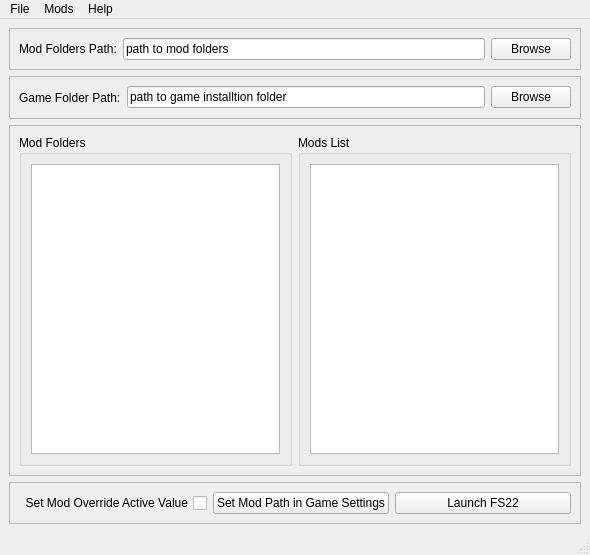
<?xml version="1.0" encoding="UTF-8"?>
<ui version="4.0">
 <class>MainWindow</class>
 <widget class="QMainWindow" name="MainWindow">
  <property name="geometry">
   <rect>
    <x>0</x>
    <y>0</y>
    <width>590</width>
    <height>555</height>
   </rect>
  </property>
  <property name="windowTitle">
   <string>FS Mods Path Editor</string>
  </property>
  <property name="windowIcon">
   <iconset>
    <normaloff>icon/icon_16x16.gif</normaloff>icon/icon_16x16.gif</iconset>
  </property>
  <widget class="QWidget" name="centralwidget">
   <layout class="QVBoxLayout" name="verticalLayout">
    <item>
     <widget class="QFrame" name="fmeModFolders">
      <property name="frameShape">
       <enum>QFrame::StyledPanel</enum>
      </property>
      <property name="frameShadow">
       <enum>QFrame::Raised</enum>
      </property>
      <layout class="QHBoxLayout" name="horizontalLayout_2">
       <item>
        <widget class="QLabel" name="lblModFolders">
         <property name="text">
          <string>Mod Folders Path:</string>
         </property>
        </widget>
       </item>
       <item>
        <widget class="QLineEdit" name="txtModFolders">
         <property name="text">
          <string>path to mod folders</string>
         </property>
         <property name="readOnly">
          <bool>true</bool>
         </property>
        </widget>
       </item>
       <item>
        <widget class="QPushButton" name="btnBrowseModPath">
         <property name="text">
          <string>Browse</string>
         </property>
        </widget>
       </item>
      </layout>
     </widget>
    </item>
    <item>
     <widget class="QFrame" name="fmeGamePath">
      <property name="minimumSize">
       <size>
        <width>0</width>
        <height>43</height>
       </size>
      </property>
      <property name="frameShape">
       <enum>QFrame::StyledPanel</enum>
      </property>
      <property name="frameShadow">
       <enum>QFrame::Raised</enum>
      </property>
      <layout class="QHBoxLayout" name="horizontalLayout_3">
       <item>
        <widget class="QLabel" name="lblGamePath">
         <property name="text">
          <string>Game Folder Path:</string>
         </property>
        </widget>
       </item>
       <item>
        <widget class="QLineEdit" name="txtGamePath">
         <property name="text">
          <string>path to game installtion folder</string>
         </property>
         <property name="readOnly">
          <bool>true</bool>
         </property>
        </widget>
       </item>
       <item>
        <widget class="QPushButton" name="btnBrowseGamePath">
         <property name="text">
          <string>Browse</string>
         </property>
        </widget>
       </item>
      </layout>
     </widget>
    </item>
    <item>
     <widget class="QFrame" name="fmeLists">
      <property name="frameShape">
       <enum>QFrame::StyledPanel</enum>
      </property>
      <property name="frameShadow">
       <enum>QFrame::Raised</enum>
      </property>
      <layout class="QHBoxLayout" name="horizontalLayout">
       <item>
        <widget class="QGroupBox" name="grpModFolders">
         <property name="sizePolicy">
          <sizepolicy hsizetype="Maximum" vsizetype="Preferred">
           <horstretch>0</horstretch>
           <verstretch>0</verstretch>
          </sizepolicy>
         </property>
         <property name="title">
          <string>Mod Folders</string>
         </property>
         <layout class="QVBoxLayout" name="verticalLayout_2">
          <item>
           <widget class="QListWidget" name="lstModFolders">
            <property name="font">
             <font>
              <family>Courier New</family>
             </font>
            </property>
            <property name="contextMenuPolicy">
             <enum>Qt::CustomContextMenu</enum>
            </property>
            <property name="acceptDrops">
             <bool>false</bool>
            </property>
            <property name="dragEnabled">
             <bool>false</bool>
            </property>
            <property name="dragDropMode">
             <enum>QAbstractItemView::InternalMove</enum>
            </property>
           </widget>
          </item>
         </layout>
        </widget>
       </item>
       <item>
        <widget class="QGroupBox" name="grpModsList">
         <property name="title">
          <string>Mods List</string>
         </property>
         <layout class="QVBoxLayout" name="verticalLayout_3">
          <item>
           <widget class="QListWidget" name="lstModsList">
            <property name="font">
             <font>
              <family>Courier New</family>
             </font>
            </property>
            <property name="contextMenuPolicy">
             <enum>Qt::CustomContextMenu</enum>
            </property>
            <property name="acceptDrops">
             <bool>false</bool>
            </property>
            <property name="dragEnabled">
             <bool>false</bool>
            </property>
            <property name="dragDropMode">
             <enum>QAbstractItemView::InternalMove</enum>
            </property>
           </widget>
          </item>
         </layout>
        </widget>
       </item>
      </layout>
     </widget>
    </item>
    <item>
     <widget class="QFrame" name="fmeLauncher">
      <property name="layoutDirection">
       <enum>Qt::RightToLeft</enum>
      </property>
      <property name="frameShape">
       <enum>QFrame::StyledPanel</enum>
      </property>
      <property name="frameShadow">
       <enum>QFrame::Raised</enum>
      </property>
      <layout class="QHBoxLayout" name="horizontalLayout_4">
       <item>
        <widget class="QPushButton" name="btnLaunchFS22">
         <property name="text">
          <string>Launch FS22</string>
         </property>
        </widget>
       </item>
       <item>
        <widget class="QPushButton" name="btnSetModPath">
         <property name="text">
          <string>Set Mod Path in Game Settings</string>
         </property>
        </widget>
       </item>
       <item>
        <widget class="QCheckBox" name="chkOverrideActive">
         <property name="maximumSize">
          <size>
           <width>16777215</width>
           <height>16777215</height>
          </size>
         </property>
         <property name="toolTip">
          <string extracomment="Set mod path override active value"/>
         </property>
         <property name="text">
          <string>Set Mod Override Active Value</string>
         </property>
         <property name="checked">
          <bool>false</bool>
         </property>
        </widget>
       </item>
      </layout>
     </widget>
    </item>
   </layout>
  </widget>
  <widget class="QMenuBar" name="menubar">
   <property name="geometry">
    <rect>
     <x>0</x>
     <y>0</y>
     <width>590</width>
     <height>21</height>
    </rect>
   </property>
   <widget class="QMenu" name="menuFile">
    <property name="title">
     <string>File</string>
    </property>
    <addaction name="mnuFileClickToLaunch"/>
    <addaction name="mnuFIleShowOptions"/>
    <addaction name="separator"/>
    <addaction name="mnFileExit"/>
   </widget>
   <widget class="QMenu" name="menuHelp">
    <property name="title">
     <string>Help</string>
    </property>
    <addaction name="mnuHelpHelp"/>
    <addaction name="separator"/>
    <addaction name="mnuHelpAbout"/>
   </widget>
   <widget class="QMenu" name="menuMods">
    <property name="title">
     <string>Mods</string>
    </property>
    <addaction name="mnuModsAddFolder"/>
    <addaction name="mnuModsRemoveFolder"/>
    <addaction name="separator"/>
    <addaction name="mnuModsAddItem"/>
    <addaction name="mnuModsRemoveItem"/>
    <addaction name="separator"/>
   </widget>
   <addaction name="menuFile"/>
   <addaction name="menuMods"/>
   <addaction name="menuHelp"/>
  </widget>
  <widget class="QStatusBar" name="statusbar"/>
  <action name="mnuFileOpen">
   <property name="text">
    <string>&amp;Open</string>
   </property>
   <property name="toolTip">
    <string>Open a check list file</string>
   </property>
   <property name="shortcut">
    <string/>
   </property>
   <property name="shortcutContext">
    <enum>Qt::WindowShortcut</enum>
   </property>
  </action>
  <action name="mnuFileSave">
   <property name="text">
    <string>&amp;Save</string>
   </property>
   <property name="toolTip">
    <string>Save current check list file</string>
   </property>
  </action>
  <action name="mnFileExit">
   <property name="text">
    <string>E&amp;xit</string>
   </property>
   <property name="toolTip">
    <string>Exit check list editor</string>
   </property>
  </action>
  <action name="mnuHelpAbout">
   <property name="text">
    <string>&amp;About</string>
   </property>
   <property name="toolTip">
    <string>About the check list editor</string>
   </property>
  </action>
  <action name="mnuFileSaveAs">
   <property name="text">
    <string>Save &amp;As...</string>
   </property>
   <property name="toolTip">
    <string>Save current file as...</string>
   </property>
  </action>
  <action name="mnuFileNew">
   <property name="text">
    <string>&amp;New</string>
   </property>
   <property name="toolTip">
    <string>Create a new check list file</string>
   </property>
  </action>
  <action name="mnuListReverseChecklist">
   <property name="text">
    <string>&amp;Reverse Check List</string>
   </property>
   <property name="iconText">
    <string>&amp;Reverse Check List</string>
   </property>
   <property name="toolTip">
    <string>Reverse the currently selected check list</string>
   </property>
  </action>
  <action name="mnuHelpHelp">
   <property name="text">
    <string>&amp;Help</string>
   </property>
  </action>
  <action name="mnuListRenumberChecklist">
   <property name="text">
    <string>Renu&amp;mber Check List</string>
   </property>
   <property name="toolTip">
    <string>Renumber the selected check list</string>
   </property>
  </action>
  <action name="mnuListReverseHeadings">
   <property name="text">
    <string>Reverse &amp;Headings list</string>
   </property>
   <property name="toolTip">
    <string>Reverse the list of headings</string>
   </property>
  </action>
  <action name="mnuFileAddFolder">
   <property name="text">
    <string>Add Mod Folder</string>
   </property>
  </action>
  <action name="mnuFIleDeleteFolder">
   <property name="text">
    <string>Delete Mod Folder</string>
   </property>
  </action>
  <action name="mnuModsAddFolder">
   <property name="text">
    <string>&amp;Add Folder to List</string>
   </property>
  </action>
  <action name="mnuModsRemoveFolder">
   <property name="text">
    <string>&amp;Remove Selected Folder</string>
   </property>
  </action>
  <action name="mnuModsAddItem">
   <property name="text">
    <string>Add Mod to List</string>
   </property>
  </action>
  <action name="mnuModsRemoveItem">
   <property name="text">
    <string>Remove Selected Mod</string>
   </property>
  </action>
  <action name="mnuFileClickToLaunch">
   <property name="checkable">
    <bool>true</bool>
   </property>
   <property name="checked">
    <bool>true</bool>
   </property>
   <property name="text">
    <string>Double Click Folder to Launch</string>
   </property>
  </action>
  <action name="mnuFIleShowOptions">
   <property name="text">
    <string>Show Options</string>
   </property>
   <property name="toolTip">
    <string>Open options file in notepad</string>
   </property>
  </action>
 </widget>
 <resources/>
 <connections>
  <connection>
   <sender>mnFileExit</sender>
   <signal>triggered()</signal>
   <receiver>MainWindow</receiver>
   <slot>close()</slot>
   <hints>
    <hint type="sourcelabel">
     <x>-1</x>
     <y>-1</y>
    </hint>
    <hint type="destinationlabel">
     <x>300</x>
     <y>236</y>
    </hint>
   </hints>
  </connection>
 </connections>
</ui>
